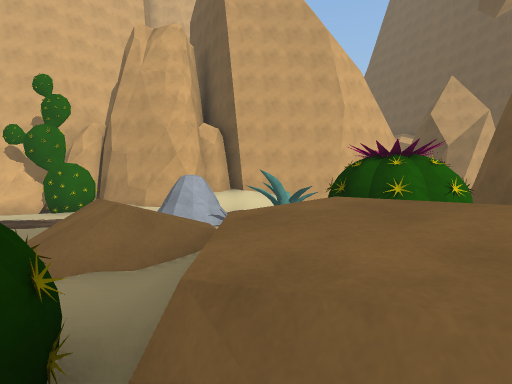
View 1 (above)

21 first-person views from a walk through a scene from a Unity 3-D project. The camera is 1.3 m above the floor, tilts 2° down and sees 85° across. The floor is counted in squares, 2 m on a side. Each view is taken from the middle of a square. On the plan, view 1 faces up. The plan holds only what a view shows up to about 9 squares ahead; the rest is blank. The place goes on beyond the plan. The player character is not drawn. Some animated figures are not drawn. Some surface patterns are stand-ins.

View 2
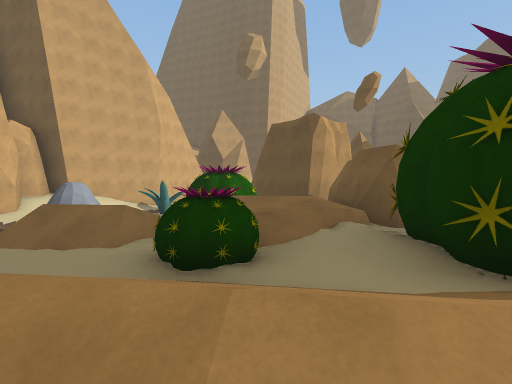

View 3
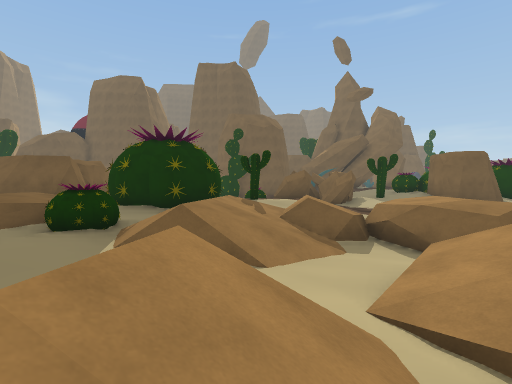

View 4
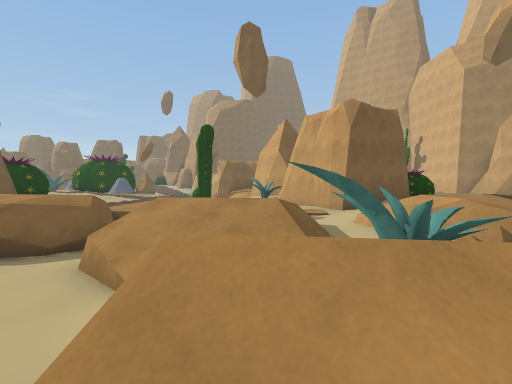

View 5
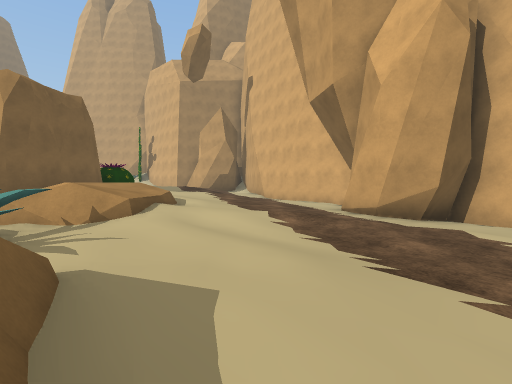

View 6
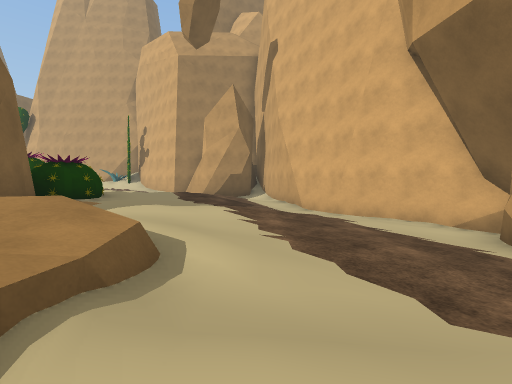

View 7
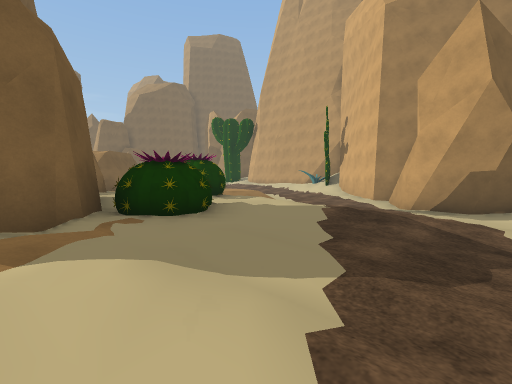

View 8
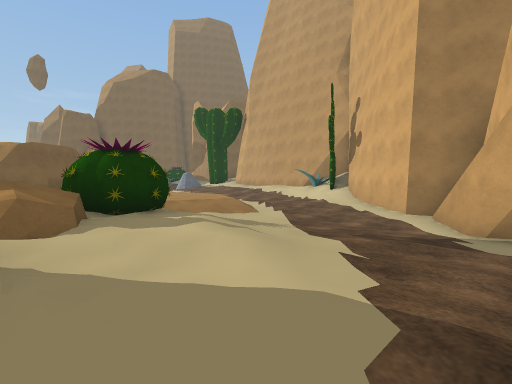

View 9
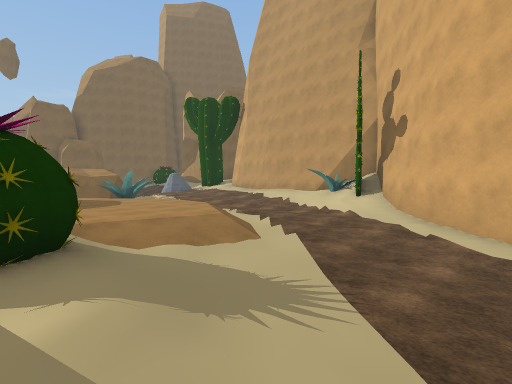

View 10
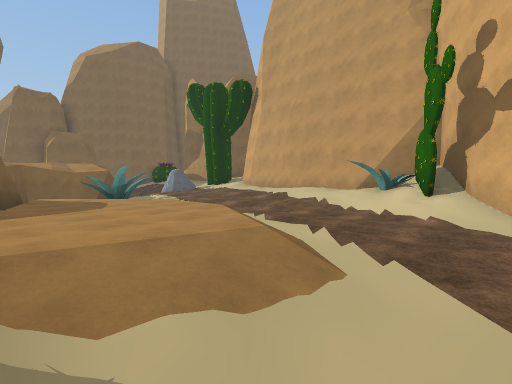

View 11
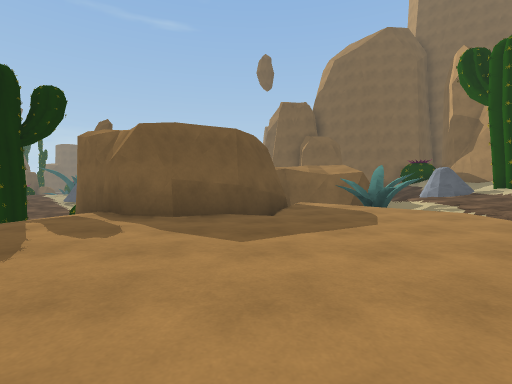

View 12
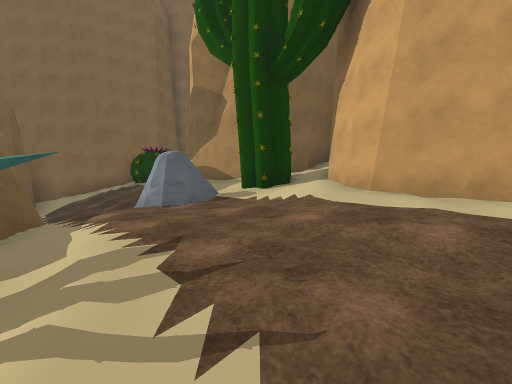

View 13
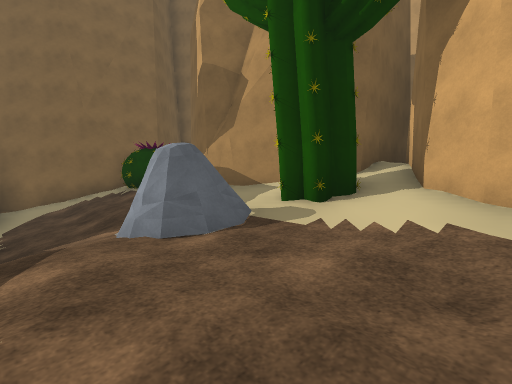

View 14
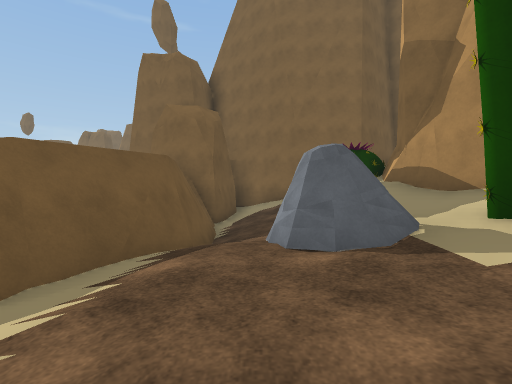

View 15
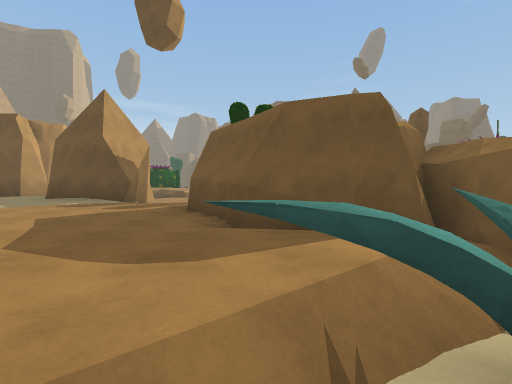

View 16
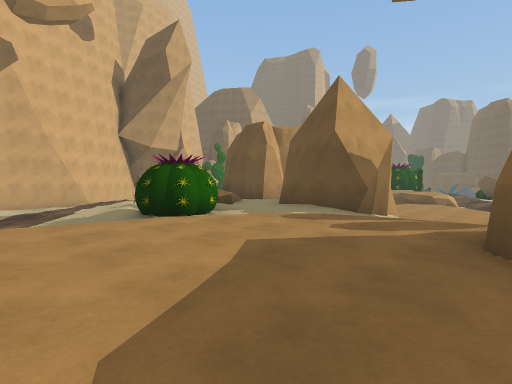

View 17
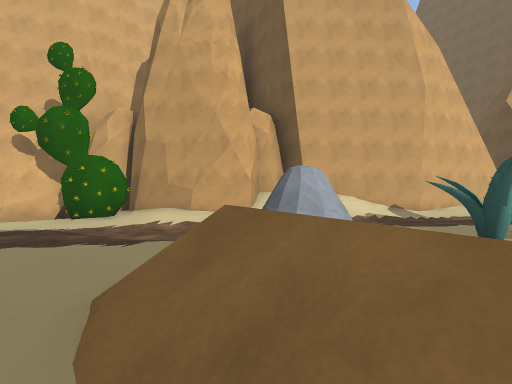

View 18
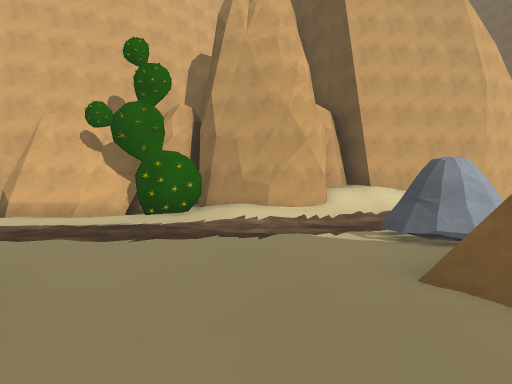

View 19
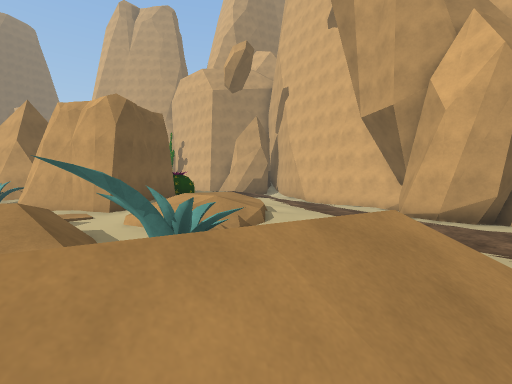

View 20
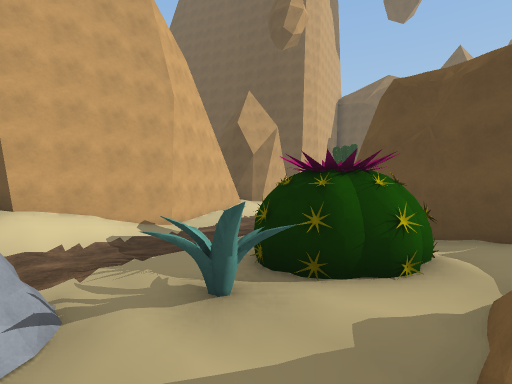

View 21
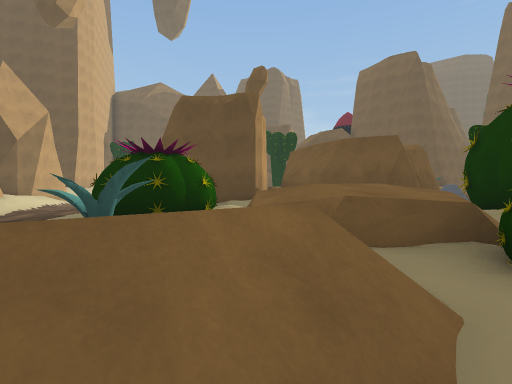

### Floor plan
Key: @ floor where view 1 was taken; # wall or solid block; x gap in a wall; . main floor; : floor 0.25 m higher than the main floor; - floor 0.25 m lower than the main floor; + floor 0.5 m higher than the main floor; _ floor 0.5 m lower than the main floor; * floor 0.75 m higher than the main floor; < floor 0.75 m lower than the main floor; % floor 1 m higher than the main floor; ( floor 1 m lower than the main floor; ! floor 1.25 m lower than the main floor; ? floor 1.5 m lower than the main floor; / step, stairs or slope; = window, fence, low wall or low ledge; ^ raised ledge; C cactus; O other object.
Columns run from 30 left of view 1 to 4 right of it. Each row starts with its distance up from view 1.
 11                       ###   #######
 10                   ###########////!!
  9                  ##?!!!!!((/(!!!!!!
  8               #####!!!!!!!!!!!!!!((
  7              ##!###!(!!!!!!!!((((((
  6             ##(((((((((!!!!!OO<OO
  5            ##((<(<<<<(((((((/OOOOO
  4            #((<<<<<<<(<</((/=/OOOO_
  3        /<<<_<<______<<(=/((<///:-_-
  2        #<<<--_--_-=//<(///(<<==+  #
  1        #<__-.---- :::OO//  (<C=x=##
  0      ###<__-..---  //OO/!(=//C@//##
 -1      #_<<_-..CC##-_<<=:-!!///__####
 -2     ##_<<_-...C###<<(=:.=?//:/##  #
 -3    ##__<<_-.=//###< ====??==/-O   O
 -4   ##.-____-CC/:###     ##^=#/C
 -5   ##.-__...CC:: ##     ^^^^=_.
 -6   #O-__/.....:###O      ^^
 -7   #:.--......:###<<
 -8   #:.-/......../ <<<
 -9   #:.-/......../ <<<
-10  ##:.-/....##.-
-11  #*+:.-O..#######
-12  #*+:.OO//#    ##
-13 ##*::.-O//#    O
-14  #*::.######
-15 ##+O/-##
-16 #/+O-/#
-17 ##/./##
-18 ## /<#
-19 #C/._##
-20 #CC/_(#
-21 ##%:-##
-22  #####
-23     ##

Positions as (right, up) in squares from view 1, and headings:
1: (0, 0), facing up
2: (-3, -2), facing up-right
3: (-7, 2), facing down-right
4: (-5, 2), facing down-left
5: (-6, 4), facing left
6: (-10, 3), facing left
7: (-14, 3), facing down-left
8: (-17, 1), facing down-left
9: (-19, -1), facing down-left
10: (-20, -3), facing down-left
11: (-20, -5), facing down
12: (-24, -10), facing down-left
13: (-25, -12), facing down-left
14: (-26, -12), facing down
15: (-24, -11), facing right
16: (-22, -10), facing up-right
17: (-2, 2), facing up
18: (-4, 2), facing up
19: (-5, 2), facing left
20: (-1, 3), facing up-right
21: (-3, 3), facing right
